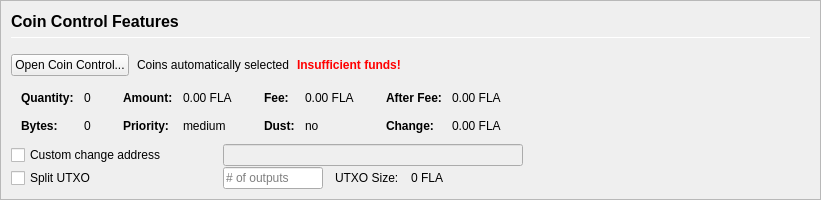
         <widget class="QFrame" name="frameCoinControl">
          <property name="sizePolicy">
           <sizepolicy hsizetype="Expanding" vsizetype="Expanding">
            <horstretch>0</horstretch>
            <verstretch>0</verstretch>
           </sizepolicy>
          </property>
          <property name="maximumSize">
           <size>
            <width>16777215</width>
            <height>16777215</height>
           </size>
          </property>
          <property name="frameShape">
           <enum>QFrame::StyledPanel</enum>
          </property>
          <property name="frameShadow">
           <enum>QFrame::Sunken</enum>
          </property>
          <layout class="QVBoxLayout" name="verticalLayoutCoinControl2">
           <property name="spacing">
            <number>0</number>
           </property>
           <property name="leftMargin">
            <number>0</number>
           </property>
           <property name="topMargin">
            <number>0</number>
           </property>
           <property name="rightMargin">
            <number>0</number>
           </property>
           <property name="bottomMargin">
            <number>0</number>
           </property>
           <item>
            <widget class="QFrame" name="frameCoinControl_BG">
             <layout class="QVBoxLayout" name="verticalLayoutCoinControl" stretch="0,0,0,0,0,0">
              <property name="spacing">
               <number>1</number>
              </property>
              <property name="leftMargin">
               <number>10</number>
              </property>
              <property name="topMargin">
               <number>10</number>
              </property>
              <item>
               <layout class="QHBoxLayout" name="horizontalLayoutCoinControl1">
                <property name="bottomMargin">
                 <number>15</number>
                </property>
                <item>
                 <layout class="QVBoxLayout" name="verticalLayout_3">
                  <property name="spacing">
                   <number>6</number>
                  </property>
                  <item>
                   <widget class="QLabel" name="labelCoinControlFeatures">
                    <property name="sizePolicy">
                     <sizepolicy hsizetype="Preferred" vsizetype="Maximum">
                      <horstretch>0</horstretch>
                      <verstretch>0</verstretch>
                     </sizepolicy>
                    </property>
                    <property name="minimumSize">
                     <size>
                      <width>0</width>
                      <height>20</height>
                     </size>
                    </property>
                    <property name="font">
                     <font>
                      <pointsize>12</pointsize>
                      <weight>75</weight>
                      <bold>true</bold>
                     </font>
                    </property>
                    <property name="styleSheet">
                     <string notr="true">font-weight:bold;</string>
                    </property>
                    <property name="text">
                     <string>Coin Control Features</string>
                    </property>
                   </widget>
                  </item>
                  <item>
                   <widget class="Line" name="line">
                    <property name="minimumSize">
                     <size>
                      <width>0</width>
                      <height>1</height>
                     </size>
                    </property>
                    <property name="maximumSize">
                     <size>
                      <width>16777215</width>
                      <height>1</height>
                     </size>
                    </property>
                    <property name="orientation">
                     <enum>Qt::Horizontal</enum>
                    </property>
                   </widget>
                  </item>
                 </layout>
                </item>
               </layout>
              </item>
              <item>
               <layout class="QHBoxLayout" name="horizontalLayoutCoinControl2" stretch="0,0,0,0">
                <property name="spacing">
                 <number>8</number>
                </property>
                <property name="bottomMargin">
                 <number>10</number>
                </property>
                <item>
                 <widget class="QPushButton" name="pushButtonCoinControl">
                  <property name="styleSheet">
                   <string notr="true"/>
                  </property>
                  <property name="text">
                   <string>Open Coin Control...</string>
                  </property>
                  <property name="autoDefault">
                   <bool>false</bool>
                  </property>
                 </widget>
                </item>
                <item>
                 <widget class="QLabel" name="labelCoinControlAutomaticallySelected">
                  <property name="text">
                   <string>Coins automatically selected</string>
                  </property>
                  <property name="margin">
                   <number>5</number>
                  </property>
                 </widget>
                </item>
                <item>
                 <widget class="QLabel" name="labelCoinControlInsuffFunds">
                  <property name="font">
                   <font>
                    <weight>75</weight>
                    <bold>true</bold>
                   </font>
                  </property>
                  <property name="styleSheet">
                   <string notr="true">color:red;font-weight:bold;</string>
                  </property>
                  <property name="text">
                   <string>Insufficient funds!</string>
                  </property>
                  <property name="margin">
                   <number>5</number>
                  </property>
                 </widget>
                </item>
                <item>
                 <spacer name="horizontalSpacerCoinControl">
                  <property name="orientation">
                   <enum>Qt::Horizontal</enum>
                  </property>
                  <property name="sizeHint" stdset="0">
                   <size>
                    <width>40</width>
                    <height>1</height>
                   </size>
                  </property>
                 </spacer>
                </item>
               </layout>
              </item>
              <item>
               <widget class="QWidget" name="widgetCoinControl" native="true">
                <property name="sizePolicy">
                 <sizepolicy hsizetype="Preferred" vsizetype="Preferred">
                  <horstretch>0</horstretch>
                  <verstretch>0</verstretch>
                 </sizepolicy>
                </property>
                <property name="minimumSize">
                 <size>
                  <width>0</width>
                  <height>0</height>
                 </size>
                </property>
                <property name="styleSheet">
                 <string notr="true"/>
                </property>
                <layout class="QHBoxLayout" name="horizontalLayoutCoinControl5">
                 <property name="leftMargin">
                  <number>0</number>
                 </property>
                 <property name="topMargin">
                  <number>0</number>
                 </property>
                 <property name="rightMargin">
                  <number>0</number>
                 </property>
                 <property name="bottomMargin">
                  <number>0</number>
                 </property>
                 <item>
                  <layout class="QHBoxLayout" name="horizontalLayoutCoinControl3" stretch="0,0,0,1">
                   <property name="spacing">
                    <number>20</number>
                   </property>
                   <property name="topMargin">
                    <number>0</number>
                   </property>
                   <property name="bottomMargin">
                    <number>10</number>
                   </property>
                   <item>
                    <layout class="QFormLayout" name="formLayoutCoinControl1">
                     <property name="horizontalSpacing">
                      <number>10</number>
                     </property>
                     <property name="verticalSpacing">
                      <number>14</number>
                     </property>
                     <property name="leftMargin">
                      <number>10</number>
                     </property>
                     <property name="topMargin">
                      <number>4</number>
                     </property>
                     <property name="rightMargin">
                      <number>6</number>
                     </property>
                     <item row="0" column="0">
                      <widget class="QLabel" name="labelCoinControlQuantityText">
                       <property name="font">
                        <font>
                         <weight>75</weight>
                         <bold>true</bold>
                        </font>
                       </property>
                       <property name="text">
                        <string>Quantity:</string>
                       </property>
                       <property name="margin">
                        <number>0</number>
                       </property>
                      </widget>
                     </item>
                     <item row="0" column="1">
                      <widget class="QLabel" name="labelCoinControlQuantity">
                       <property name="cursor">
                        <cursorShape>IBeamCursor</cursorShape>
                       </property>
                       <property name="contextMenuPolicy">
                        <enum>Qt::ActionsContextMenu</enum>
                       </property>
                       <property name="text">
                        <string notr="true">0</string>
                       </property>
                       <property name="margin">
                        <number>0</number>
                       </property>
                       <property name="textInteractionFlags">
                        <set>Qt::LinksAccessibleByMouse|Qt::TextSelectableByKeyboard|Qt::TextSelectableByMouse</set>
                       </property>
                      </widget>
                     </item>
                     <item row="1" column="0">
                      <widget class="QLabel" name="labelCoinControlBytesText">
                       <property name="font">
                        <font>
                         <weight>75</weight>
                         <bold>true</bold>
                        </font>
                       </property>
                       <property name="text">
                        <string>Bytes:</string>
                       </property>
                      </widget>
                     </item>
                     <item row="1" column="1">
                      <widget class="QLabel" name="labelCoinControlBytes">
                       <property name="cursor">
                        <cursorShape>IBeamCursor</cursorShape>
                       </property>
                       <property name="contextMenuPolicy">
                        <enum>Qt::ActionsContextMenu</enum>
                       </property>
                       <property name="text">
                        <string notr="true">0</string>
                       </property>
                       <property name="textInteractionFlags">
                        <set>Qt::LinksAccessibleByMouse|Qt::TextSelectableByKeyboard|Qt::TextSelectableByMouse</set>
                       </property>
                      </widget>
                     </item>
                    </layout>
                   </item>
                   <item>
                    <layout class="QFormLayout" name="formLayoutCoinControl2">
                     <property name="horizontalSpacing">
                      <number>10</number>
                     </property>
                     <property name="verticalSpacing">
                      <number>14</number>
                     </property>
                     <property name="leftMargin">
                      <number>6</number>
                     </property>
                     <property name="topMargin">
                      <number>4</number>
                     </property>
                     <property name="rightMargin">
                      <number>6</number>
                     </property>
                     <item row="0" column="0">
                      <widget class="QLabel" name="labelCoinControlAmountText">
                       <property name="font">
                        <font>
                         <weight>75</weight>
                         <bold>true</bold>
                        </font>
                       </property>
                       <property name="text">
                        <string>Amount:</string>
                       </property>
                       <property name="margin">
                        <number>0</number>
                       </property>
                      </widget>
                     </item>
                     <item row="0" column="1">
                      <widget class="QLabel" name="labelCoinControlAmount">
                       <property name="cursor">
                        <cursorShape>IBeamCursor</cursorShape>
                       </property>
                       <property name="contextMenuPolicy">
                        <enum>Qt::ActionsContextMenu</enum>
                       </property>
                       <property name="text">
                        <string notr="true">0.00 FLA</string>
                       </property>
                       <property name="textInteractionFlags">
                        <set>Qt::LinksAccessibleByMouse|Qt::TextSelectableByKeyboard|Qt::TextSelectableByMouse</set>
                       </property>
                      </widget>
                     </item>
                     <item row="1" column="0">
                      <widget class="QLabel" name="labelCoinControlPriorityText">
                       <property name="font">
                        <font>
                         <weight>75</weight>
                         <bold>true</bold>
                        </font>
                       </property>
                       <property name="text">
                        <string>Priority:</string>
                       </property>
                      </widget>
                     </item>
                     <item row="1" column="1">
                      <widget class="QLabel" name="labelCoinControlPriority">
                       <property name="cursor">
                        <cursorShape>IBeamCursor</cursorShape>
                       </property>
                       <property name="contextMenuPolicy">
                        <enum>Qt::ActionsContextMenu</enum>
                       </property>
                       <property name="text">
                        <string>medium</string>
                       </property>
                       <property name="textInteractionFlags">
                        <set>Qt::LinksAccessibleByMouse|Qt::TextSelectableByKeyboard|Qt::TextSelectableByMouse</set>
                       </property>
                      </widget>
                     </item>
                    </layout>
                   </item>
                   <item>
                    <layout class="QFormLayout" name="formLayoutCoinControl3">
                     <property name="horizontalSpacing">
                      <number>10</number>
                     </property>
                     <property name="verticalSpacing">
                      <number>14</number>
                     </property>
                     <property name="leftMargin">
                      <number>6</number>
                     </property>
                     <property name="topMargin">
                      <number>4</number>
                     </property>
                     <property name="rightMargin">
                      <number>6</number>
                     </property>
                     <item row="0" column="0">
                      <widget class="QLabel" name="labelCoinControlFeeText">
                       <property name="font">
                        <font>
                         <weight>75</weight>
                         <bold>true</bold>
                        </font>
                       </property>
                       <property name="text">
                        <string>Fee:</string>
                       </property>
                       <property name="margin">
                        <number>0</number>
                       </property>
                      </widget>
                     </item>
                     <item row="0" column="1">
                      <widget class="QLabel" name="labelCoinControlFee">
                       <property name="cursor">
                        <cursorShape>IBeamCursor</cursorShape>
                       </property>
                       <property name="contextMenuPolicy">
                        <enum>Qt::ActionsContextMenu</enum>
                       </property>
                       <property name="text">
                        <string notr="true">0.00 FLA</string>
                       </property>
                       <property name="textInteractionFlags">
                        <set>Qt::LinksAccessibleByMouse|Qt::TextSelectableByKeyboard|Qt::TextSelectableByMouse</set>
                       </property>
                      </widget>
                     </item>
                     <item row="1" column="0">
                      <widget class="QLabel" name="labelCoinControlLowOutputText">
                       <property name="font">
                        <font>
                         <weight>75</weight>
                         <bold>true</bold>
                        </font>
                       </property>
                       <property name="text">
                        <string>Dust:</string>
                       </property>
                      </widget>
                     </item>
                     <item row="1" column="1">
                      <widget class="QLabel" name="labelCoinControlLowOutput">
                       <property name="cursor">
                        <cursorShape>IBeamCursor</cursorShape>
                       </property>
                       <property name="contextMenuPolicy">
                        <enum>Qt::ActionsContextMenu</enum>
                       </property>
                       <property name="text">
                        <string>no</string>
                       </property>
                       <property name="textInteractionFlags">
                        <set>Qt::LinksAccessibleByMouse|Qt::TextSelectableByKeyboard|Qt::TextSelectableByMouse</set>
                       </property>
                      </widget>
                     </item>
                    </layout>
                   </item>
                   <item>
                    <layout class="QFormLayout" name="formLayoutCoinControl4">
                     <property name="horizontalSpacing">
                      <number>10</number>
                     </property>
                     <property name="verticalSpacing">
                      <number>14</number>
                     </property>
                     <property name="leftMargin">
                      <number>6</number>
                     </property>
                     <property name="topMargin">
                      <number>4</number>
                     </property>
                     <property name="rightMargin">
                      <number>6</number>
                     </property>
                     <item row="0" column="0">
                      <widget class="QLabel" name="labelCoinControlAfterFeeText">
                       <property name="font">
                        <font>
                         <weight>75</weight>
                         <bold>true</bold>
                        </font>
                       </property>
                       <property name="text">
                        <string>After Fee:</string>
                       </property>
                       <property name="margin">
                        <number>0</number>
                       </property>
                      </widget>
                     </item>
                     <item row="0" column="1">
                      <widget class="QLabel" name="labelCoinControlAfterFee">
                       <property name="cursor">
                        <cursorShape>IBeamCursor</cursorShape>
                       </property>
                       <property name="contextMenuPolicy">
                        <enum>Qt::ActionsContextMenu</enum>
                       </property>
                       <property name="text">
                        <string notr="true">0.00 FLA</string>
                       </property>
                       <property name="textInteractionFlags">
                        <set>Qt::LinksAccessibleByMouse|Qt::TextSelectableByKeyboard|Qt::TextSelectableByMouse</set>
                       </property>
                      </widget>
                     </item>
                     <item row="1" column="0">
                      <widget class="QLabel" name="labelCoinControlChangeText">
                       <property name="font">
                        <font>
                         <weight>75</weight>
                         <bold>true</bold>
                        </font>
                       </property>
                       <property name="text">
                        <string>Change:</string>
                       </property>
                      </widget>
                     </item>
                     <item row="1" column="1">
                      <widget class="QLabel" name="labelCoinControlChange">
                       <property name="cursor">
                        <cursorShape>IBeamCursor</cursorShape>
                       </property>
                       <property name="contextMenuPolicy">
                        <enum>Qt::ActionsContextMenu</enum>
                       </property>
                       <property name="text">
                        <string notr="true">0.00 FLA</string>
                       </property>
                       <property name="textInteractionFlags">
                        <set>Qt::LinksAccessibleByMouse|Qt::TextSelectableByKeyboard|Qt::TextSelectableByMouse</set>
                       </property>
                      </widget>
                     </item>
                    </layout>
                   </item>
                  </layout>
                 </item>
                </layout>
               </widget>
              </item>
              <item>
               <layout class="QHBoxLayout" name="horizontalLayoutCoinControl4">
                <property name="spacing">
                 <number>12</number>
                </property>
                <property name="sizeConstraint">
                 <enum>QLayout::SetDefaultConstraint</enum>
                </property>
                <property name="topMargin">
                 <number>0</number>
                </property>
                <property name="rightMargin">
                 <number>0</number>
                </property>
                <item>
                 <widget class="QCheckBox" name="checkBoxCoinControlChange">
                  <property name="sizePolicy">
                   <sizepolicy hsizetype="Preferred" vsizetype="Preferred">
                    <horstretch>0</horstretch>
                    <verstretch>0</verstretch>
                   </sizepolicy>
                  </property>
                  <property name="minimumSize">
                   <size>
                    <width>200</width>
                    <height>0</height>
                   </size>
                  </property>
                  <property name="maximumSize">
                   <size>
                    <width>200</width>
                    <height>16777215</height>
                   </size>
                  </property>
                  <property name="toolTip">
                   <string>If this is activated, but the change address is empty or invalid, change will be sent to a newly generated address.</string>
                  </property>
                  <property name="text">
                   <string>Custom change address</string>
                  </property>
                 </widget>
                </item>
                <item>
                 <widget class="QValidatedLineEdit" name="lineEditCoinControlChange">
                  <property name="enabled">
                   <bool>false</bool>
                  </property>
                  <property name="sizePolicy">
                   <sizepolicy hsizetype="Preferred" vsizetype="Preferred">
                    <horstretch>0</horstretch>
                    <verstretch>0</verstretch>
                   </sizepolicy>
                  </property>
                  <property name="minimumSize">
                   <size>
                    <width>300</width>
                    <height>0</height>
                   </size>
                  </property>
                 </widget>
                </item>
                <item>
                 <widget class="QLabel" name="labelCoinControlChangeLabel">
                  <property name="sizePolicy">
                   <sizepolicy hsizetype="Preferred" vsizetype="Preferred">
                    <horstretch>0</horstretch>
                    <verstretch>0</verstretch>
                   </sizepolicy>
                  </property>
                  <property name="minimumSize">
                   <size>
                    <width>100</width>
                    <height>0</height>
                   </size>
                  </property>
                  <property name="text">
                   <string/>
                  </property>
                  <property name="margin">
                   <number>3</number>
                  </property>
                 </widget>
                </item>
               </layout>
              </item>
              <item>
               <layout class="QHBoxLayout" name="horizontalLayoutCoinControl6">
                <property name="spacing">
                 <number>12</number>
                </property>
                <property name="rightMargin">
                 <number>0</number>
                </property>
                <item>
                 <widget class="QCheckBox" name="splitBlockCheckBox">
                  <property name="sizePolicy">
                   <sizepolicy hsizetype="Preferred" vsizetype="Preferred">
                    <horstretch>0</horstretch>
                    <verstretch>0</verstretch>
                   </sizepolicy>
                  </property>
                  <property name="minimumSize">
                   <size>
                    <width>200</width>
                    <height>0</height>
                   </size>
                  </property>
                  <property name="maximumSize">
                   <size>
                    <width>200</width>
                    <height>16777215</height>
                   </size>
                  </property>
                  <property name="text">
                   <string>Split UTXO</string>
                  </property>
                 </widget>
                </item>
                <item>
                 <widget class="QLineEdit" name="splitBlockLineEdit">
                  <property name="sizePolicy">
                   <sizepolicy hsizetype="Preferred" vsizetype="Preferred">
                    <horstretch>50</horstretch>
                    <verstretch>0</verstretch>
                   </sizepolicy>
                  </property>
                  <property name="minimumSize">
                   <size>
                    <width>100</width>
                    <height>0</height>
                   </size>
                  </property>
                  <property name="maximumSize">
                   <size>
                    <width>100</width>
                    <height>16777215</height>
                   </size>
                  </property>
                  <property name="placeholderText">
                   <string># of outputs</string>
                  </property>
                 </widget>
                </item>
                <item>
                 <widget class="QLabel" name="labelBlockSizeText">
                  <property name="text">
                   <string>UTXO Size:</string>
                  </property>
                 </widget>
                </item>
                <item>
                 <widget class="QLabel" name="labelBlockSize">
                  <property name="text">
                   <string>0 FLA</string>
                  </property>
                 </widget>
                </item>
                <item>
                 <spacer name="horizontalSpacer_7">
                  <property name="orientation">
                   <enum>Qt::Horizontal</enum>
                  </property>
                  <property name="sizeHint" stdset="0">
                   <size>
                    <width>40</width>
                    <height>20</height>
                   </size>
                  </property>
                 </spacer>
                </item>
               </layout>
              </item>
              <item>
               <spacer name="verticalSpacerCoinControl">
                <property name="orientation">
                 <enum>Qt::Vertical</enum>
                </property>
                <property name="sizeHint" stdset="0">
                 <size>
                  <width>800</width>
                  <height>1</height>
                 </size>
                </property>
               </spacer>
              </item>
             </layout>
            </widget>
           </item>
          </layout>
         </widget>
